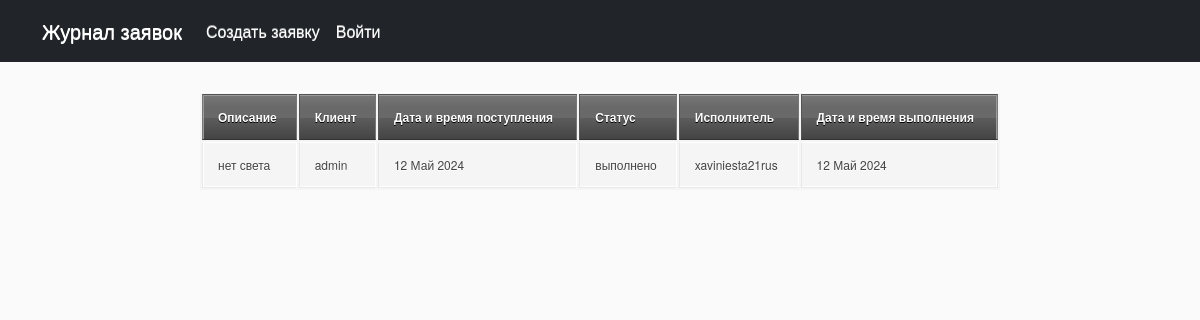
The app's page /30 with its own data.
### task/models.py (models this page shows, shortened)
class Task(models.Model):
    customer = models.ForeignKey(User, on_delete=models.CASCADE, blank=True, null=True)
    time_in = models.DateTimeField(auto_now_add=True)
    time_out = models.DateTimeField(null=True)
    category = models.ForeignKey(Category, on_delete=models.CASCADE)
    text = models.TextField()
    place = models.TextField(max_length=255)
    complete = models.BooleanField(default=False, choices=STATUS)
    executor = models.TextField(blank=True, null=True, default='')

### task/views.py (the view)
# urls.py: path('<int:pk>', TaskDetail.as_view(), name='tasks'),
class TaskDetail(DetailView):
    model = Task
    template_name = 'task.html'
    context_object_name = 'task'

### templates/task.html (shortened to what this page needs)
{% extends 'flatpages/default.html' %}
{% block content %}
<table>
                <tr>
                   <th>Описание</th>
                   <th>Клиент</th>
                   <th>Дата и время поступления</th>
                   <th>Статус</th>
                   <th>Исполнитель</th>
                   <th>Дата и время выполнения</th>
                </tr>
                    <td>{{ task.text }}</td>
                    <td>{{ task.customer }}</td>
                    <td>{{ task.time_in|date:'d M Y' }}</td>
                    {% if task.complete %}
                    <td>{{ task.get_complete_display }}</td>
                    {% else %}
                    <td>
                        {{ task.get_complete_display }}
                        <h><a href="{% url 'update' object.pk %}">ВЫПОЛНИТЬ<h></h>
                    {% endif %}
                    <td>{{ task.executor }}</td>
                    <td>{{ task.time_out|date:'d M Y' }}</td>
{% endblock content %}

### static/css/table_style.css (style rules this page uses)
body { background: #fafafa url(https://jackrugile.com/images/misc/noise-diagonal.png); color: #444; font: 100%/30px 'Helvetica Neue', helvetica, arial, sans-serif; text-shadow: 0 1px 0 #fff; }
table { background: #f5f5f5; border-collapse: separate; box-shadow: inset 0 1px 0 #fff; font-size: 12px; line-height: 24px; margin: 30px auto; text-align: left; width: 800px; }
th { background: url(https://jackrugile.com/images/misc/noise-diagonal.png), linear-gradient(#777, #444); border-left: 1px solid #555; border-right: 1px solid #777; border-top: 1px solid #555; border-bottom: 1px solid #333; box-shadow: inset 0 1px 0 #999; color: #fff; font-weight: bold; padding: 10px 15px; position: relative; text-shadow: 0 1px 0 #000; }
th:after { background: linear-gradient(rgba(255,255,255,0), rgba(255,255,255,.08)); content: ''; display: block; height: 25%; left: 0; margin: 1px 0 0 0; position: absolute; top: 25%; width: 100%; }
th:first-child { border-left: 1px solid #777; box-shadow: inset 1px 1px 0 #999; }
th:last-child { box-shadow: inset -1px 1px 0 #999; }
td { border-right: 1px solid #fff; border-left: 1px solid #e8e8e8; border-top: 1px solid #fff; border-bottom: 1px solid #e8e8e8; padding: 10px 15px; position: relative; transition: all 300ms; }
td:first-child { box-shadow: inset 1px 0 0 #fff; }
td:last-child { border-right: 1px solid #e8e8e8; box-shadow: inset -1px 0 0 #fff; }
tr { background: url(https://jackrugile.com/images/misc/noise-diagonal.png); }
tr:last-of-type td { box-shadow: inset 0 -1px 0 #fff; }
tr:last-of-type td:first-child { box-shadow: inset 1px -1px 0 #fff; }
tr:last-of-type td:last-child { box-shadow: inset -1px -1px 0 #fff; }

### records on screen
Task: text "нет света", customer "admin", time_in "12 Май 2024", complete "выполнено", executor "xaviniesta21rus", time_out "12 Май 2024"
